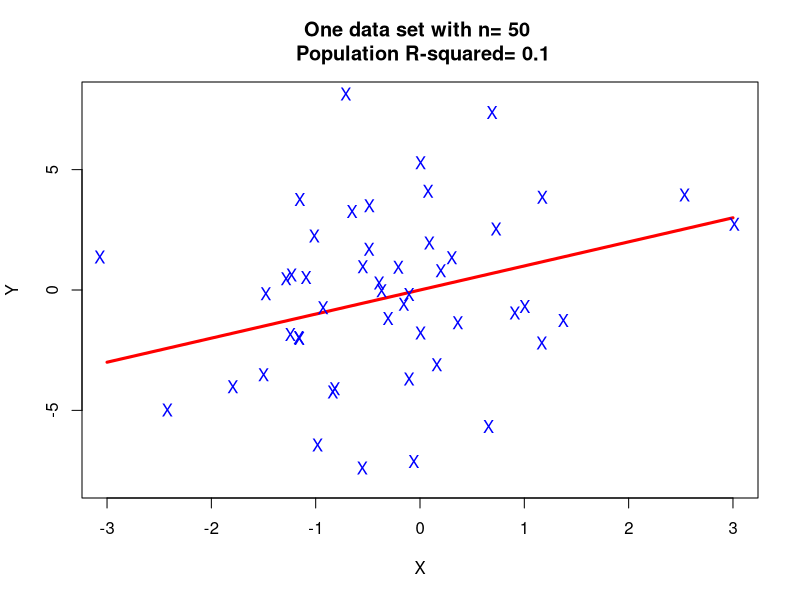
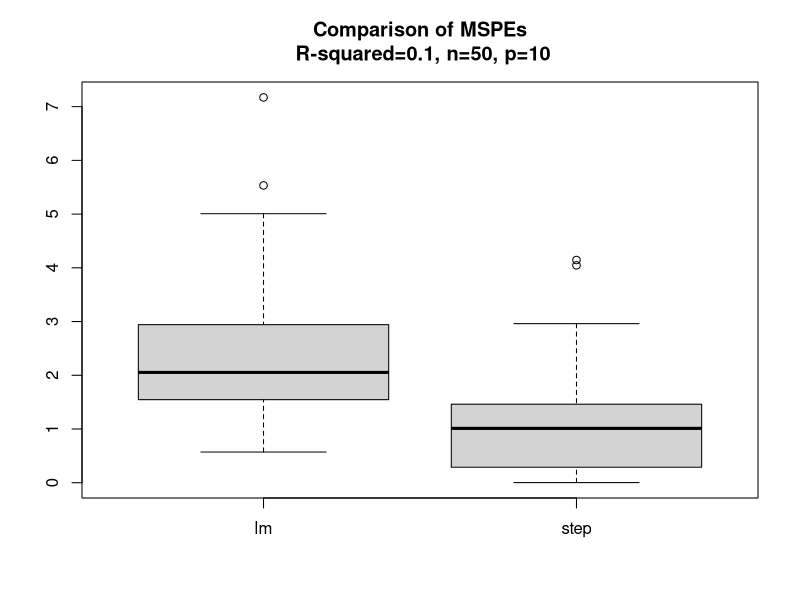
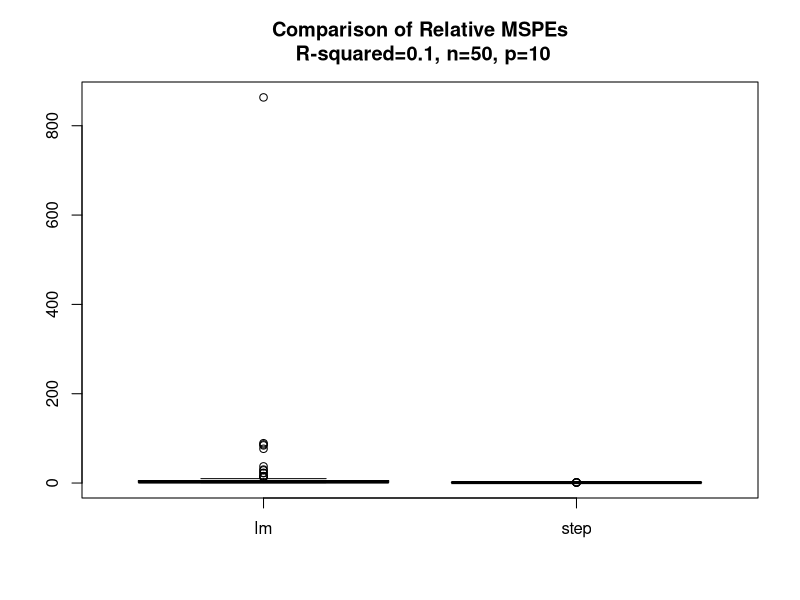
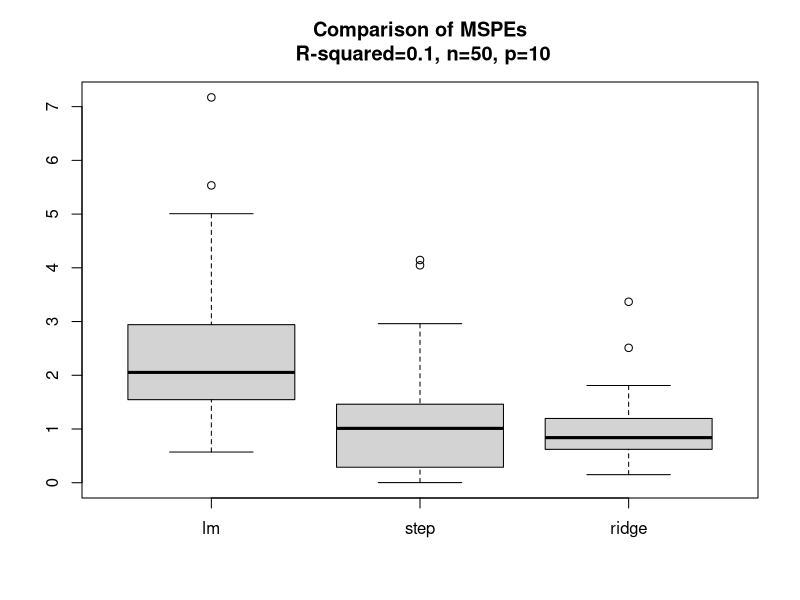
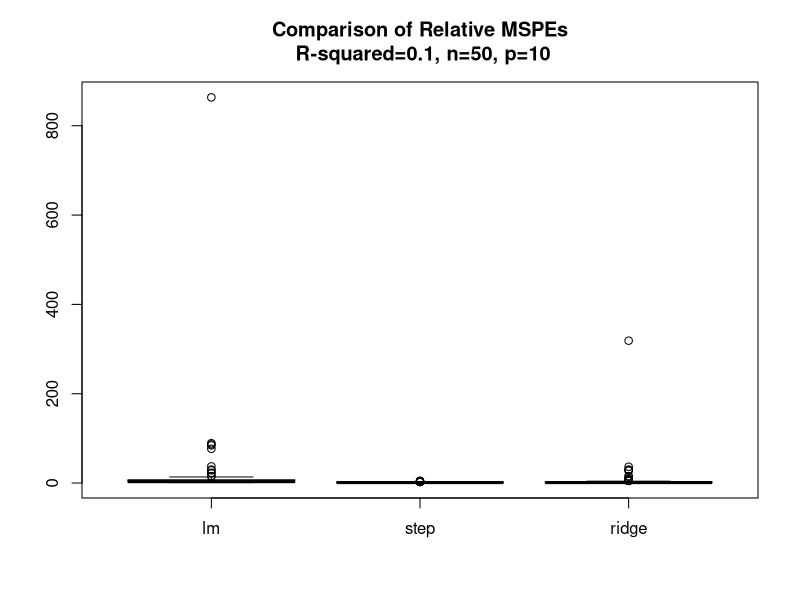
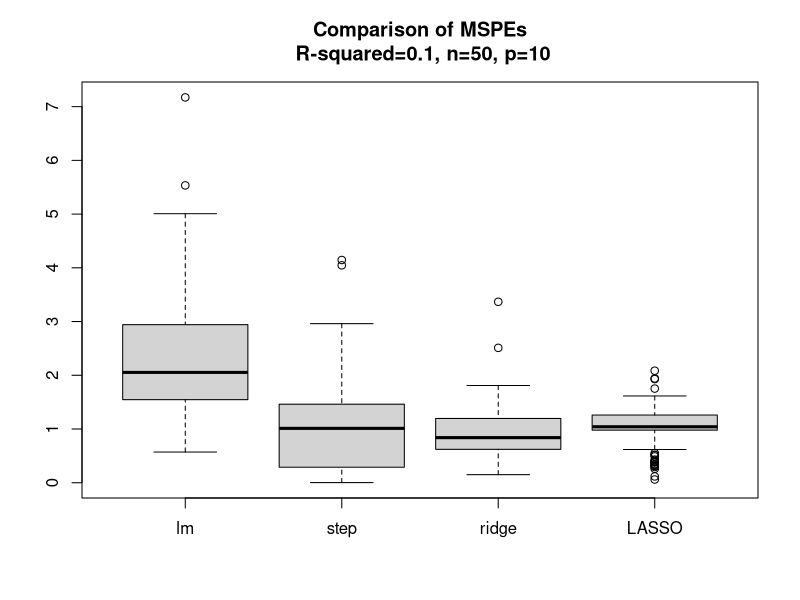
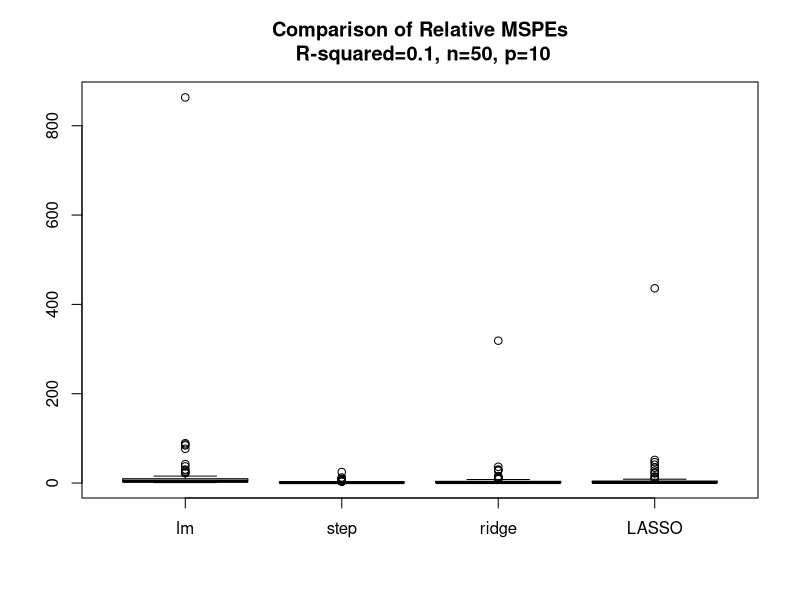
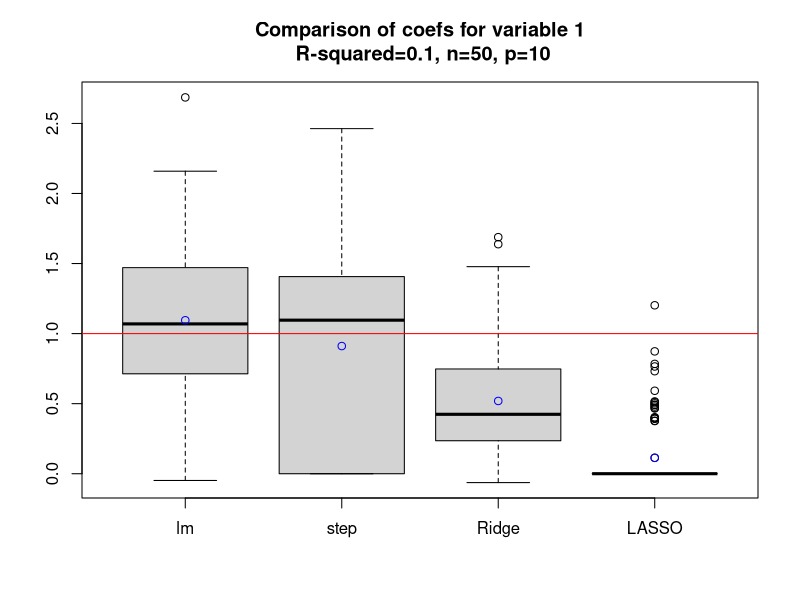

Here is the R script that generated these plots, in order:
# Simulation to show bias & MSPE in variable selection and shrinkage

#- Generate data from lin reg model with 1 important var and 9 zeroes
#- Fit MLR and estimate all parameters --- show properties 
#- Use stepwise to select best model
#- Estimate parameters only if chosen, otherwise record 0
#- show properties
#- Use LASSO to select and estimate
#- Show properties

library(stringr)
library(glmnet)
library(MASS)

set.seed(3014312)
n = 50 #  PLAY WITH THIS NUMBER
p = 10 #  PLAY WITH THIS NUMBER
beta1 = 1
sigma = 3 # PLAY WITH THIS NUMBER
iter = 100

coefs.lm = matrix(NA, nrow=iter, ncol=p+1)
coefs.sw = matrix(NA, nrow=iter, ncol=p+1)
coefs.ri = matrix(NA, nrow=iter, ncol=p+1)
coefs.la = matrix(NA, nrow=iter, ncol=p+1)
MSPEs = matrix(NA, nrow=iter, ncol=4)
colnames(MSPEs) = c("LM", "STEP", "RIDGE", "LASSO")
testx1 = rnorm(n=1000)
testx = cbind(testx1, matrix(0, ncol=9, nrow=length(testx1)))
testx.all = cbind(testx1, matrix(rnorm(n=9*length(testx1)), ncol=9, nrow=length(testx1)))
colnames(testx) = c("X1", "X2", "X3", "X4", "X5", "X6", "X7", "X8", "X9", "X10")
colnames(testx.all) = colnames(testx)  
testy = testx1*beta1

#Example Data Set
x = matrix(rnorm(n=n*p), nrow=n)
eps = rnorm(n, 0, sigma)
y = beta1*x[,1] + eps

x11()
curve(expr=beta1*x, from=-3, to=3, 
      ylim=c(-8,8),
      col="red", lwd=3, xlab="X", ylab="Y",  
      main=paste("One data set with n=",n, "\n Population R-squared=",
                    round(1/(1+sigma^2),2)))
points(x=x[,1], y=y, pch="X", col="blue")

for(i in 1:iter){
  x = matrix(rnorm(n=n*p), nrow=n)
  eps = rnorm(n, 0, sigma)
  y = beta1*x[,1] + eps
  xydat = data.frame(y,x)
  mod.lm = lm(y~., data=xydat)
  coefs.lm[i,] = coef(mod.lm)

  step1 <- step(object=lm(y~1, data=xydat), scope=list(upper=mod.lm), direction="both",
                k = log(nrow(xydat)), trace=0)
  coef.locs = c(1, 1+as.numeric(str_remove_all(names(coef(step1))[-1], "X")))
  coefs.sw[i,] = 0
  coefs.sw[i,coef.locs] = coef(step1)

  ridgec <- lm.ridge(y ~., lambda = seq(0, 100, .05), data=xydat)
  coefs.ri[i,] = coef(ridgec)[which.min(ridgec$GCV),]

  cv.lasso.1 <- cv.glmnet(y=y, x= x, family="gaussian")
  coefs.la[i,] = coef(cv.lasso.1)[,1]
  
  pred.lm = predict(mod.lm, as.data.frame(testx.all))
  pred.sw = predict(step1, as.data.frame(testx.all))
  pred.ri = as.matrix(cbind(1,testx.all)) %*% coef(ridgec)[which.min(ridgec$GCV),]
  pred.la = predict(cv.lasso.1, testx.all)
  
  MSPEs[i,] = c(mean((testy-pred.lm)^2), 
                mean((testy-pred.sw)^2), 
                mean((testy-pred.ri)^2), 
                mean((testy-pred.la)^2))
  
}

x11()
boxplot(MSPEs[,1:2], 
        main=paste0("Comparison of MSPEs\n R-squared=",
                    round(1/(1+sigma^2),2), ", n=",n,", p=",p),
        names=c("lm","step"))

min.t = apply(MSPEs[,1:2],1,min)

x11()
boxplot(MSPEs[,1:2]/min.t, 
        main=paste0("Comparison of Relative MSPEs\n R-squared=",
                    round(1/(1+sigma^2),2), ", n=",n,", p=",p),
        names=c("lm","step"))


x11()
boxplot(MSPEs[,1:3], 
        main=paste0("Comparison of MSPEs\n R-squared=",
                    round(1/(1+sigma^2),2), ", n=",n,", p=",p),
        names=c("lm","step", "ridge"))

min.t = apply(MSPEs[,1:3],1,min)

x11()
boxplot(MSPEs[,1:3]/min.t, 
        main=paste0("Comparison of Relative MSPEs\n R-squared=",
                    round(1/(1+sigma^2),2), ", n=",n,", p=",p),
        names=c("lm","step", "ridge"))


x11()
boxplot(MSPEs, 
        main=paste0("Comparison of MSPEs\n R-squared=",
                    round(1/(1+sigma^2),2), ", n=",n,", p=",p),
        names=c("lm","step", "ridge","LASSO"))

min.t = apply(MSPEs,1,min)

x11()
boxplot(MSPEs/min.t, 
        main=paste0("Comparison of Relative MSPEs\n R-squared=",
                    round(1/(1+sigma^2),2), ", n=",n,", p=",p),
        names=c("lm","step", "ridge","LASSO"))


MSE = matrix(NA, nrow=p+1, ncol=4)
for(j in 2:3){ 
  truec = ifelse(j-1==1, 1, 0)

  x11(height=7, width=7)
  boxplot(cbind(coefs.lm[,j], coefs.sw[,j], coefs.ri[,j], coefs.la[,j]), 
          main=paste0("Comparison of coefs for variable ",j-1, 
                      "\n R-squared=",round(1/(1+sigma^2),2), ", n=",n,", p=",p),
          names=c("lm","step","Ridge", "LASSO"))
  abline(h=truec, col="red")
  points(x=1, y=mean(coefs.lm[,j]), col="blue")
  points(x=2, y=mean(coefs.sw[,j]), col="blue")
  points(x=3, y=mean(coefs.ri[,j]), col="blue")
  points(x=4, y=mean(coefs.la[,j]), col="blue")
  
  x11(height=7, width=7)
  boxplot(cbind(coefs.lm[,j], coefs.sw[,j], coefs.ri[,j]), 
          main=paste0("Comparison of coefs for variable ",j-1, 
                      "\n R-squared=",round(1/(1+sigma^2),2), ", n=",n,", p=",p),
          names=c("lm","step","Ridge"))
  abline(h=truec, col="red")
  points(x=1, y=mean(coefs.lm[,j]), col="blue")
  points(x=2, y=mean(coefs.sw[,j]), col="blue")
  points(x=3, y=mean(coefs.ri[,j]), col="blue")
  
  MSE[j,]=round(c(mean((coefs.lm[,j]-truec)^2),
                  mean((coefs.sw[,j]-truec)^2),
                  mean((coefs.ri[,j]-truec)^2),
                  mean((coefs.la[,j]-truec)^2)), 3)
  
  x11(height=7, width=7)
  boxplot(cbind(coefs.lm[,j], coefs.sw[,j]), 
          main=paste0("Comparison of coefs for variable ",j-1, 
                      "\n R-squared=",round(1/(1+sigma^2),2), ", n=",n,", p=",p),
          names=c("lm","step"))
  abline(h=truec, col="red")
  points(x=1, y=mean(coefs.lm[,j]), col="blue")
  points(x=2, y=mean(coefs.sw[,j]), col="blue")
  
  x11(h=5, w=10)
  par(mfrow = c(1,2))
  hist(coefs.lm[,j], breaks = seq(-2.25, 2.25, 0.5)+truec, ylim=c(0,100),
       main=paste0("Histogram of beta-hat", j, " from LS"))
  abline(v=truec, col="red")
  abline(v=mean(coefs.lm[,j]), col="blue")
  hist(coefs.sw[,j], breaks = seq(-2.25, 2.25, 0.5)+truec, ylim=c(0,100),
       main=paste0("Histogram of beta-hat", j, " from Step"))
  abline(v=truec, col="red")
  abline(v=mean(coefs.sw[,j]), col="blue")

  x11(h=5, w=10)
  par(mfrow = c(1,2))
  hist(coefs.ri[,j], breaks = seq(-2.25, 2.25, 0.5)+truec, ylim=c(0,100),
       main=paste0("Histogram of beta-hat", j, " from Ridge"))
  abline(v=truec, col="red")
  abline(v=mean(coefs.ri[,j]), col="blue")
  hist(coefs.la[,j], breaks = seq(-2.25, 2.25, 0.5)+truec, ylim=c(0,100),
       main=paste0("Histogram of beta-hat", j, " from LASSO"))
  abline(v=truec, col="red")
  abline(v=mean(coefs.la[,j]), col="blue")
}
MSE

nonz = function(x){mean(x!=0)}

round(rbind(
  apply(X=coefs.lm, MARGIN=2, FUN=nonz),
  apply(X=coefs.sw, MARGIN=2, FUN=nonz),
  apply(X=coefs.la, MARGIN=2, FUN=nonz)), 2)

mean(coefs.sw[coefs.sw[,2]!=0,2])

############################################
# Plot the predicted values vs. X1

preds.ls = coefs.lm %*% t(cbind(1,testx))
preds.sw = coefs.sw %*% t(cbind(1,testx))
preds.ri = coefs.ri %*% t(cbind(1,testx))
preds.la = coefs.la %*% t(cbind(1,testx))

x11(h=7, w=12)
par(mfrow=c(1,2))

# Plot this line
curve(expr=beta1*x, from=-3, to=3, 
      ylim=c(-7,7),
      col="red", lwd=3, xlab="X", ylab="Y",  
      main=paste("Predictions from LS when p=",p, " n=",n))
for(i in 1:iter){
  points(x=testx1, y=preds.ls[i,], cex=0.2, col="lightblue")
}
abline(a=0, b=1, col="red")
meanp.ls = apply(preds.ls, 2, mean)
points(x=testx1, y=meanp.ls, cex=0.3, pch=20, col="blue")

# Plot this line
curve(expr=beta1*x, from=-3, to=3, 
      ylim=c(-7,7),
      col="red", lwd=3, xlab="X", ylab="Y",  
      main=paste("Predictions from step() when p=",p, " n=",n))
for(i in 1:iter){
  points(x=testx1, y=preds.sw[i,], cex=0.2, col="lightblue")
}
abline(a=0, b=1, col="red")
meanp.sw = apply(preds.sw, 2, mean)
points(x=testx1, y=meanp.sw, cex=0.3, pch=20, col="blue")


x11(h=7, w=12)
par(mfrow=c(1,2))

# Plot this line
curve(expr=beta1*x, from=-3, to=3, 
      ylim=c(-7,7),
      col="red", lwd=3, xlab="X", ylab="Y",  
      main=paste("Predictions from Ridge when p=",p, " n=",n))
for(i in 1:iter){
  points(x=testx1, y=preds.ri[i,], cex=0.2, col="lightblue")
}
abline(a=0, b=1, col="red")
meanp.ri = apply(preds.ri, 2, mean)
points(x=testx1, y=meanp.ri, cex=0.3, pch=20, col="blue")

# Plot this line
curve(expr=beta1*x, from=-3, to=3, 
      ylim=c(-7,7),
      col="red", lwd=3, xlab="X", ylab="Y",  
      main=paste("Predictions from LASSO when p=",p, " n=",n))
for(i in 1:iter){
  points(x=testx1, y=preds.la[i,], cex=0.2, col="lightblue")
}
abline(a=0, b=1, col="red")
meanp.la = apply(preds.la, 2, mean)
points(x=testx1, y=meanp.la, cex=0.3, pch=20, col="blue")

###############################################################
preds.ls.all = coefs.lm %*% t(cbind(1,testx.all))
preds.sw.all = coefs.sw %*% t(cbind(1,testx.all))
preds.ri.all = coefs.ri %*% t(cbind(1,testx.all))
preds.la.all = coefs.la %*% t(cbind(1,testx.all))

x11(h=7, w=12)
par(mfrow=c(1,2))

# Plot this line
curve(expr=beta1*x, from=-3, to=3, 
      ylim=c(-8,8),
      col="red", lwd=3, xlab="X", ylab="Y",  
      main=paste("Predictions from LS when p=",p, " n=",n))
for(i in 1:iter){
  points(x=testx1, y=preds.ls.all[i,], cex=0.2, col="lightblue")
}
abline(a=0, b=1, col="red")
meanp.ls.all = apply(preds.ls.all, 2, mean)
points(x=testx1, y=meanp.ls.all, cex=0.3, pch=20, col="blue")

# Plot this line
curve(expr=beta1*x, from=-3, to=3, 
      ylim=c(-8,8),
      col="red", lwd=3, xlab="X", ylab="Y",  
      main=paste("Predictions from step() when p=",p, " n=",n))
for(i in 1:iter){
  points(x=testx1, y=preds.sw.all[i,], cex=0.2, col="lightblue")
}
abline(a=0, b=1, col="red")
meanp.sw.all = apply(preds.sw.all, 2, mean)
points(x=testx1, y=meanp.sw.all, cex=0.3, pch=20, col="blue")


x11(h=7, w=12)
par(mfrow=c(1,2))

# Plot this line
curve(expr=beta1*x, from=-3, to=3, 
      ylim=c(-8,8),
      col="red", lwd=3, xlab="X", ylab="Y",  
      main=paste("Predictions from Ridge when p=",p, " n=",n))
for(i in 1:iter){
  points(x=testx1, y=preds.ri.all[i,], cex=0.2, col="lightblue")
}
abline(a=0, b=1, col="red")
meanp.ri.all = apply(preds.ri.all, 2, mean)
points(x=testx1, y=meanp.ri.all, cex=0.3, pch=20, col="blue")

# Plot this line
curve(expr=beta1*x, from=-3, to=3, 
      ylim=c(-8,8),
      col="red", lwd=3, xlab="X", ylab="Y",  
      main=paste("Predictions from LASSO when p=",p, " n=",n))
for(i in 1:iter){
  points(x=testx1, y=preds.la.all[i,], cex=0.2, col="lightblue")
}
abline(a=0, b=1, col="red")
meanp.la.all = apply(preds.la.all, 2, mean)
points(x=testx1, y=meanp.la.all, cex=0.3, pch=20, col="blue")

